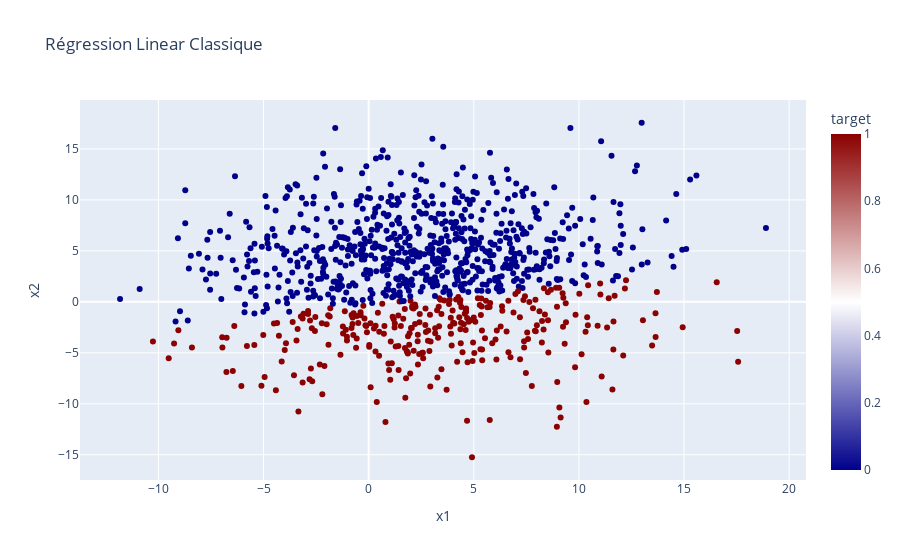
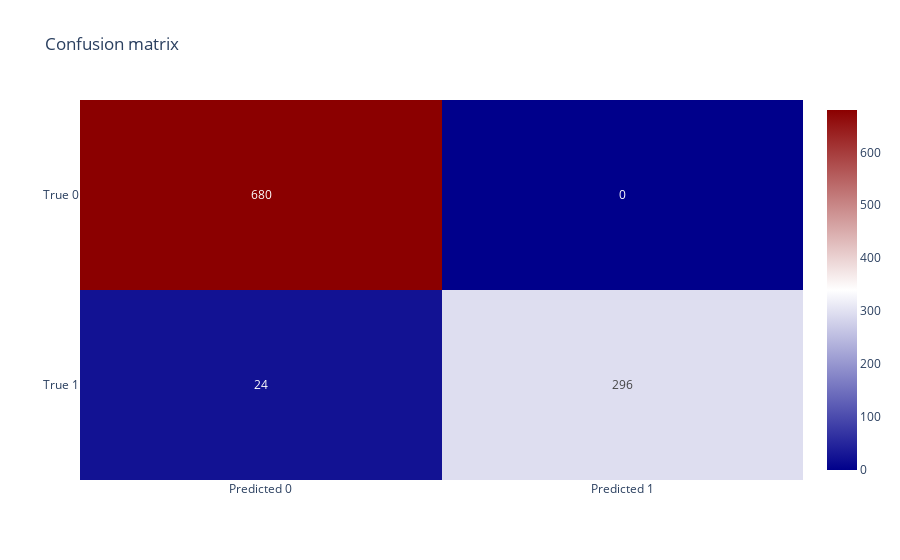

The cell these charts' notebook holds for them, in order:
### Markdown cell above
## Classic Linear without activation function

### Code cell
# Train a linear regression model
linear_regressor = LinearRegression()
linear_regressor.fit(X, y)
out = linear_regressor.predict(X)
# transform for binary
out = np.where(out >= 0.5, 1, 0)

# Create a DataFrame for linear regression results
df_linear_regression = pd.DataFrame(X, columns=["x1", "x2"])
df_linear_regression["target"] = out


px.scatter(
    df_linear_regression,
    x="x1",
    y="x2",
    color="target",
    title="Régression Linear Classique",
    color_continuous_scale=color_scale,
    width=900,
).show()

# Calculate the confusion matrix
conf_matrix = confusion_matrix(y, out)

# Create a DataFrame for the confusion matrix
conf_matrix_df = pd.DataFrame(conf_matrix, index=["True 0", "True 1"], columns=["Predicted 0", "Predicted 1"])

px.imshow(
    conf_matrix_df,
    text_auto=True,
    aspect="auto",
    color_continuous_scale=color_scale,
    width=900,
    title="Confusion matrix",
).show()

### Figure 1 — Plotly figure (JSON) as saved in the notebook; plotly's stock layout.template omitted (floating-point values rounded to 4 significant figures; data arrays with more than 128 entries replaced by an {"elided": "..."} marker saying what was removed)
{"data": [{"hovertemplate": "x1=%{x}<br>x2=%{y}<br>target=%{marker.color}<extra></extra>", "legendgroup": "", "marker": {"color": {"elided": "1000 int values"}, "coloraxis": "coloraxis", "symbol": "circle"}, "mode": "markers", "name": "", "orientation": "v", "showlegend": false, "type": "scatter", "x": {"elided": "1000 float values"}, "xaxis": "x", "y": {"elided": "1000 float values"}, "yaxis": "y"}], "layout": {"coloraxis": {"colorbar": {"title": {"text": "target"}}, "colorscale": [[0, "darkblue"], [0.5, "white"], [1, "darkred"]]}, "legend": {"tracegroupgap": 0}, "title": {"text": "Régression Linear Classique"}, "width": 900, "xaxis": {"anchor": "y", "domain": [0, 1], "title": {"text": "x1"}}, "yaxis": {"anchor": "x", "domain": [0, 1], "title": {"text": "x2"}}}}

### Figure 2 — Plotly figure (JSON) as saved in the notebook; plotly's stock layout.template omitted (floating-point values rounded to 4 significant figures)
{"data": [{"coloraxis": "coloraxis", "hovertemplate": "x: %{x}<br>y: %{y}<br>color: %{z}<extra></extra>", "name": "0", "texttemplate": "%{z}", "type": "heatmap", "x": ["Predicted 0", "Predicted 1"], "xaxis": "x", "y": ["True 0", "True 1"], "yaxis": "y", "z": [[680, 0], [24, 296]]}], "layout": {"coloraxis": {"colorscale": [[0, "darkblue"], [0.5, "white"], [1, "darkred"]]}, "title": {"text": "Confusion matrix"}, "width": 900, "xaxis": {"anchor": "y", "domain": [0, 1]}, "yaxis": {"anchor": "x", "autorange": "reversed", "domain": [0, 1]}}}
